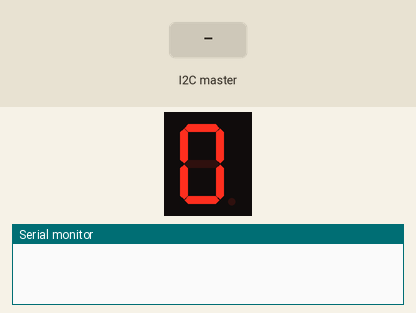
A sketch run on a simulated Arduino Uno, built with avr-gcc and run on an emulated ATmega328P. Parts: 1-digit seven-segment display, the last lines printed to the serial monitor. Wiring (inferred from the names in the program): 1-digit 7-segment display, segments lit when HIGH: segments pin 2, pin 3, pin 4, pin 5, pin 6, pin 7, pin 8. The inputs (shaded band) are chosen by the test bench. The segment pins are drawn as the display they are named for.

Above: at 1.2 s.
1.3 s: the I2C master sends the byte 1
At 2.3 s:
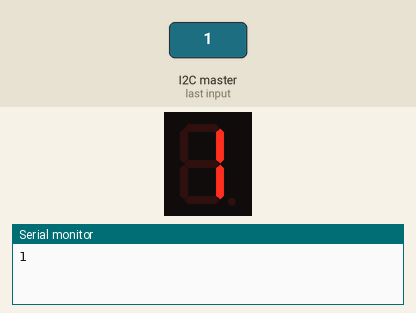
2.8 s: the I2C master sends the byte 2
At 3.4 s:
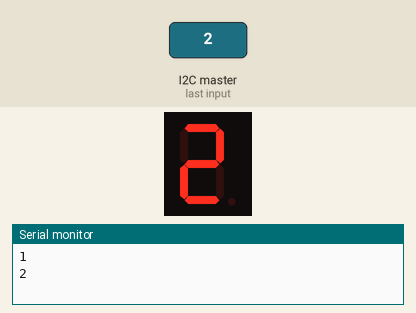
Timing chart, 0 to 5.8 s (numbered marks = the images above; inputs shaded):
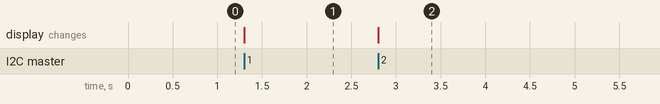

The sketch:

num_arduino_Slave.ino
```cpp
// C++ code
//
int num_pins[7] = {2, 3, 4, 5, 6, 7, 8};
int num = 0;
String data = "";
#include <Wire.h>
byte displayLEDs[10][7] = {
        { 0,0,0,0,0,0,1 },  // = 0
        { 1,0,0,1,1,1,1 },  // = 1
        { 0,0,1,0,0,1,0 },  // = 2
        { 0,0,0,0,1,1,0 },  // = 3
        { 1,0,0,1,1,0,0 },  // = 4
        { 0,1,0,0,1,0,0 },  // = 5
        { 0,1,0,0,0,0,0 },  // = 6
        { 0,0,0,1,1,1,1 },  // = 7
        { 0,0,0,0,0,0,0 },  // = 8
        { 0,0,0,0,1,0,0 }   // = 9
        };
void setup()
{
  for(int pin:num_pins){
    pinMode(pin, OUTPUT);
  }
  Wire.begin(7);
  Wire.onReceive(receiveEvent);
  Serial.begin(9600);
}

void loop()
{
  /*
  for(int i = 10; i > 0; i--){
    writeDigit(i);
    delay(1000);
  }
  */
  writeDigit(num);
}
void receiveEvent(int howMany){
  num = Wire.read();
  Serial.println(num);
}
void writeDigit(int digit) {
  // Robojax Seven Segment Display for Arduino
  /*
  Serial.print(digit);
  Serial.print(" ");
  */
  if(digit == 10){
    digit = 0;
  }
   int digitValue;
  for (int i=0; i < 7; i++)
  {
      digitalWrite(num_pins[i], convertHighLow(displayLEDs[digit][i]));// write the HGIH or LOW (depending on the type) to output pin
      //Serial.print(convertHighLow(displayLEDs[digit][i]));// print the result to the Serial monitor

  }// for i
}//writeDigit ends here


int convertHighLow(int v)
{
  int convertedValue;
    if(v ==0)
    {
      convertedValue = 1 ;// if common anode, change the HIGH to LOW and LOW to HIGH
    }else{
      convertedValue = 0;// if common cathode, keep it the same
    }

    return convertedValue;
}
```

Measured:
- after the input at 1.3 s, the display: changes at once (image 1)
- after the input at 2.8 s, the display: changes at once (image 2)
